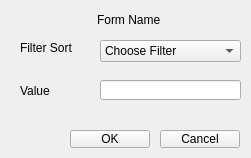
<?xml version="1.0" encoding="UTF-8"?>
<ui version="4.0">
 <class>FilterButtonForm</class>
 <widget class="QWidget" name="FilterButtonForm">
  <property name="geometry">
   <rect>
    <x>0</x>
    <y>0</y>
    <width>251</width>
    <height>158</height>
   </rect>
  </property>
  <property name="windowTitle">
   <string>Form</string>
  </property>
  <widget class="QPushButton" name="okPushButton">
   <property name="geometry">
    <rect>
     <x>70</x>
     <y>130</y>
     <width>80</width>
     <height>18</height>
    </rect>
   </property>
   <property name="text">
    <string>OK</string>
   </property>
  </widget>
  <widget class="QPushButton" name="cancelPushButton">
   <property name="geometry">
    <rect>
     <x>160</x>
     <y>130</y>
     <width>80</width>
     <height>18</height>
    </rect>
   </property>
   <property name="text">
    <string>Cancel</string>
   </property>
  </widget>
  <widget class="QComboBox" name="sortComboBox">
   <property name="geometry">
    <rect>
     <x>100</x>
     <y>40</y>
     <width>141</width>
     <height>22</height>
    </rect>
   </property>
   <item>
    <property name="text">
     <string>Choose Filter</string>
    </property>
   </item>
   <item>
    <property name="text">
     <string>Median</string>
    </property>
   </item>
   <item>
    <property name="text">
     <string>Low Pass</string>
    </property>
   </item>
   <item>
    <property name="text">
     <string>High Pass</string>
    </property>
   </item>
  </widget>
  <widget class="QLabel" name="titleLabel">
   <property name="geometry">
    <rect>
     <x>97</x>
     <y>10</y>
     <width>161</width>
     <height>20</height>
    </rect>
   </property>
   <property name="text">
    <string>Form Name</string>
   </property>
  </widget>
  <widget class="QLabel" name="sortLabel">
   <property name="geometry">
    <rect>
     <x>20</x>
     <y>40</y>
     <width>61</width>
     <height>16</height>
    </rect>
   </property>
   <property name="text">
    <string>Filter Sort</string>
   </property>
  </widget>
  <widget class="QLabel" name="valueLabel">
   <property name="geometry">
    <rect>
     <x>20</x>
     <y>80</y>
     <width>51</width>
     <height>21</height>
    </rect>
   </property>
   <property name="text">
    <string>Value</string>
   </property>
  </widget>
  <widget class="QLineEdit" name="valueLineEdit">
   <property name="geometry">
    <rect>
     <x>100</x>
     <y>80</y>
     <width>141</width>
     <height>20</height>
    </rect>
   </property>
  </widget>
 </widget>
 <resources/>
 <connections>
  <connection>
   <sender>cancelPushButton</sender>
   <signal>clicked()</signal>
   <receiver>FilterButtonForm</receiver>
   <slot>close()</slot>
   <hints>
    <hint type="sourcelabel">
     <x>199</x>
     <y>138</y>
    </hint>
    <hint type="destinationlabel">
     <x>125</x>
     <y>78</y>
    </hint>
   </hints>
  </connection>
 </connections>
</ui>
